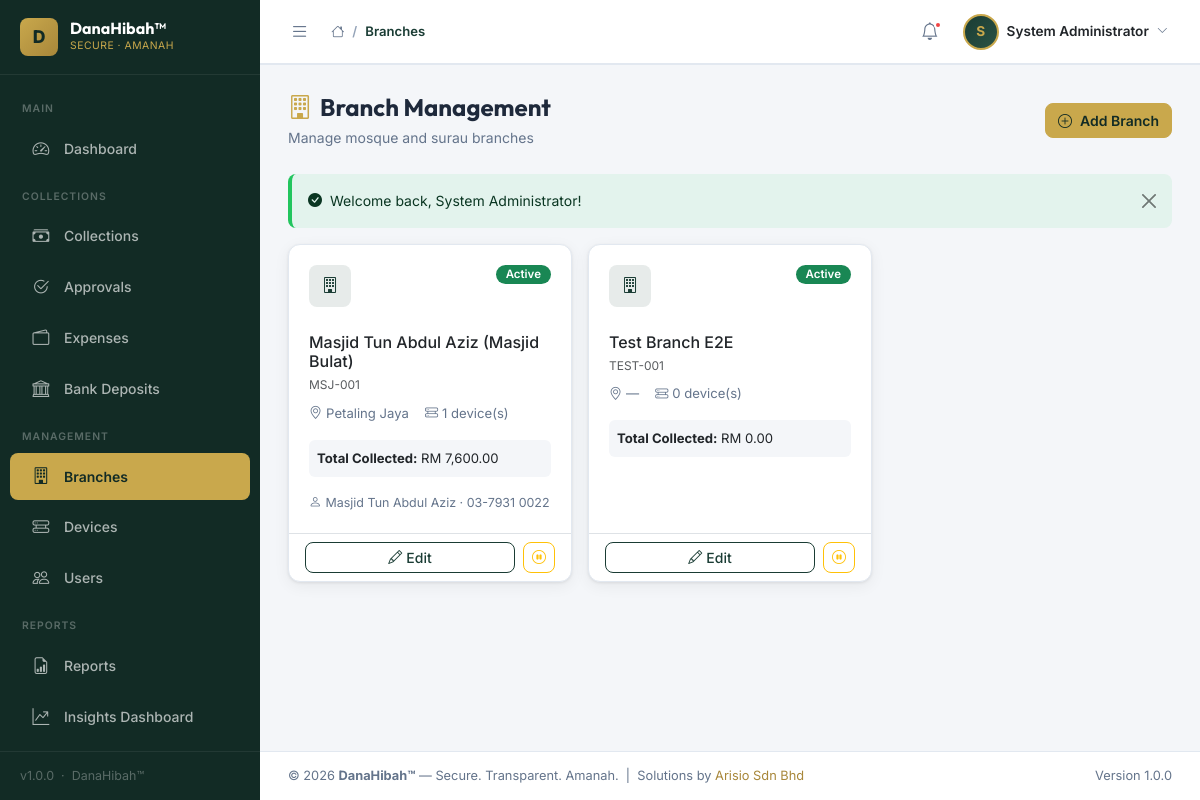
Screenshot of /modules/branches/index.php (signed in) with the database file from the repository.
### tables this page shows
CREATE TABLE IF NOT EXISTS `branches` (
  `id` int(10) unsigned NOT NULL AUTO_INCREMENT,
  `name` varchar(200) NOT NULL,
  `code` varchar(20) DEFAULT NULL,
  `type` enum('masjid','surau','wakaf','ngo','other') DEFAULT 'masjid',
  `address` text DEFAULT NULL,
  `city` varchar(100) DEFAULT NULL,
  `state` varchar(100) DEFAULT NULL,
  `postcode` varchar(10) DEFAULT NULL,
  `pic_name` varchar(150) DEFAULT NULL,
  `pic_phone` varchar(20) DEFAULT NULL,
  `pic_email` varchar(150) DEFAULT NULL,
  `status` enum('active','inactive') DEFAULT 'active',
  `created_by` int(10) unsigned DEFAULT NULL,
  `updated_by` int(10) unsigned DEFAULT NULL,
  `created_at` datetime DEFAULT current_timestamp(),
  `updated_at` datetime DEFAULT current_timestamp() ON UPDATE current_timestamp(),
  `deleted_at` datetime DEFAULT NULL,
  PRIMARY KEY (`id`),
  UNIQUE KEY `code` (`code`)
);

### includes/auth.php (called while the page is built, shortened)
<?php
require_once __DIR__ . '/functions.php';
function is_super_admin() {
    return isset($_SESSION['user_role']) && $_SESSION['user_role'] == 1 && empty($_SESSION['user_branch_id']);
}
function is_admin() {
    return isset($_SESSION['user_role']) && $_SESSION['user_role'] == 1;
}

### modules/branches/index.php (the view, shortened to what this page needs)
<?php
require_once __DIR__ . '/../../includes/db_connect.php';
require_once __DIR__ . '/../../includes/functions.php';
require_once __DIR__ . '/../../includes/auth.php';
$branches = db_fetch_all($conn,
    "SELECT b.*, (SELECT COUNT(*) FROM devices d WHERE d.branch_id=b.id AND d.deleted_at IS NULL) AS device_count,
            (SELECT COALESCE(SUM(amount),0) FROM collections c WHERE c.branch_id=b.id AND c.deleted_at IS NULL) AS total_collected
     FROM branches b WHERE b.deleted_at IS NULL AND " . get_branch_filter('b.', 'id') . " ORDER BY b.name",
    '', []);
include INCLUDES_PATH . 'header.php';
?>
<div class="page-header d-flex align-items-center justify-content-between flex-wrap gap-3">
    <div>
        <h1 class="page-title"><i class="bi bi-building me-2" style="color:var(--gold);"></i>Branch Management</h1>
        <p class="page-subtitle">Manage mosque and surau branches</p>
    </div>
    <button class="btn btn-gold" data-bs-toggle="modal" data-bs-target="#addBranchModal">
        <i class="bi bi-plus-circle me-2"></i>Add Branch
    </button>
</div>
<div class="row g-3 mb-4">
    <?php foreach ($branches as $b): ?>
    <div class="col-md-6 col-lg-4">
        <div class="card h-100">
            <div class="card-body">
                <div class="d-flex justify-content-between align-items-start mb-3">
                    <div class="stat-icon green" style="width:42px;height:42px;font-size:1rem;">
                        <i class="bi bi-building"></i>
                    </div>
                    <?= status_badge($b['status']) ?>
                </div>
                <h6 class="fw-700 mb-1"><?= e($b['name']) ?></h6>
                <?php if ($b['code']): ?>
                <div style="font-size:.75rem;" class="text-muted mb-2"><?= e($b['code']) ?></div>
                <?php endif; ?>
                <div class="d-flex gap-3 mb-3" style="font-size:.82rem;color:var(--text-muted);">
                    <span><i class="bi bi-geo-alt me-1"></i><?= e($b['city'] ?: '—') ?></span>
                    <span><i class="bi bi-hdd-rack me-1"></i><?= (int)$b['device_count'] ?> device(s)</span>
                </div>
                <div class="p-2 rounded mb-3" style="background:var(--bg);font-size:.82rem;">
                    <strong>Total Collected:</strong> <?= format_money($b['total_collected']) ?>
                </div>
                <?php if ($b['pic_name']): ?>
                <div style="font-size:.78rem;color:var(--text-muted);">
                    <i class="bi bi-person me-1"></i><?= e($b['pic_name']) ?>
                    <?php if ($b['pic_phone']): ?> &middot; <?= e($b['pic_phone']) ?><?php endif; ?>
                </div>
                <?php endif; ?>
            </div>
            <div class="card-footer bg-transparent border-top py-2 d-flex gap-2">
                <a href="edit.php?id=<?= (int)$b['id'] ?>" class="btn btn-sm btn-outline-primary flex-fill">
                    <i class="bi bi-pencil me-1"></i>Edit
                </a>
                <?php if (is_admin()): ?>
                <a href="toggle_status.php?id=<?= (int)$b['id'] ?>&csrf=<?= csrf_token() ?>"
                   class="btn btn-sm btn-outline-<?= $b['status']==='active'?'warning':'success' ?>"
                   title="<?= $b['status']==='active'?'Deactivate':'Activate' ?>">
                    <i class="bi bi-<?= $b['status']==='active'?'pause-circle':'play-circle' ?>"></i>
                </a>
                <?php endif; ?>
            </div>
        </div>
    </div>
    <?php endforeach; ?>
</div>
<?php
include INCLUDES_PATH . 'footer.php';
?>

### includes/functions.php (shortened to what this page needs)
<?php
function e($str) {
    return htmlspecialchars((string)$str, ENT_QUOTES, 'UTF-8');
}
function csrf_token() {
    return $_SESSION['csrf_token'];
}
function get_flash() {
    if (!empty($_SESSION['flash'])) {
        $flash = $_SESSION['flash'];
        return $flash;
    }
    return null;
}
function show_flash() {
    $flash = get_flash();
    if ($flash) {
        $type = $flash['type'];
        $icon = match($type) {
            'success' => 'bi-check-circle-fill',
            'danger'  => 'bi-x-circle-fill',
            'warning' => 'bi-exclamation-triangle-fill',
            default   => 'bi-info-circle-fill'
        };
        echo '<div class="alert alert-' . e($type) . ' alert-dismissible fade show d-flex align-items-center gap-2 flash-message" role="alert">';
        echo '<i class="bi ' . e($icon) . '"></i>';
        echo '<span>' . e($flash['message']) . '</span>';
        echo '<button type="button" class="btn-close" data-bs-dismiss="alert"></button>';
        echo '</div>';
    }
}
function db_query($conn, $sql, $types = '', $params = []) {
    $stmt = mysqli_prepare($conn, $sql);
    mysqli_stmt_execute($stmt);
    return $stmt;
}
function db_fetch_all($conn, $sql, $types = '', $params = []) {
    $stmt = db_query($conn, $sql, $types, $params);
    $result = mysqli_stmt_get_result($stmt);
    $rows = [];
    while ($row = mysqli_fetch_assoc($result)) {
        $rows[] = $row;
    }
    return $rows;
}
function format_money($amount, $currency = 'RM') {
    return $currency . ' ' . number_format((float)$amount, 2);
}
function status_badge($status) {
    $map = [
        'active'    => ['success', 'Active'],
        'inactive'  => ['secondary', 'Inactive'],
        'pending'   => ['warning', 'Pending'],
        'approved'  => ['success', 'Approved'],
        'rejected'  => ['danger', 'Rejected'],
        'collected' => ['info', 'Collected'],
        'verified'  => ['primary', 'Verified'],
        'banked'    => ['success', 'Banked'],
        'online'    => ['success', 'Online'],
        'offline'   => ['danger', 'Offline'],
        'tampered'  => ['danger', 'Tampered'],
    ];
    $s = strtolower($status);
    [$cls, $label] = $map[$s] ?? ['secondary', ucfirst($s)];
    return '<span class="badge bg-' . $cls . '">' . $label . '</span>';
}
function get_branch_filter($prefix = '', $column = 'branch_id') {
    if (is_super_admin() || is_management()) {
        return " 1=1 ";
    }
    $branch_id = (int)($_SESSION['user_branch_id'] ?? 0);
    return " {$prefix}{$column} = $branch_id ";
}

### assets/css/style.css (style rules this page uses)
:root { --primary: #1A3C34; --primary-dark: #122B25; --primary-light: #2A5244; --gold: #C9A84C; --gold-light: #E8C96C; --gold-dark: #A8873A; --white: #FFFFFF; --bg: #F4F6F9; --surface: #FFFFFF; --surface-2: #F8FAFB; --border: #E2E8F0; --text: #1E293B; --text-muted: #64748B; --text-light: #94A3B8; --success: #22C55E; --danger: #EF4444; --warning: #F59E0B; --info: #3B82F6; --sidebar-w: 260px; --sidebar-w-sm: 70px; --topbar-h: 64px; --radius: 12px; --radius-sm: 8px; --shadow: 0 1px 3px rgba(0,0,0,.08), 0 4px 16px rgba(0,0,0,.06); --shadow-md: 0 4px 24px rgba(0,0,0,.12); --transition: all .2s ease; --font: 'Inter', sans-serif; }
*, *::before, *::after { box-sizing: border-box; }
html { scroll-behavior: smooth; }
body { font-family: var(--font); background: var(--bg); color: var(--text); font-size: .9375rem; line-height: 1.6; margin: 0; overflow-x: hidden; }
a { color: var(--primary); text-decoration: none; transition: var(--transition); }
.page-header { margin-bottom: 24px; }
.page-title { font-family: 'Outfit', sans-serif; font-size: 1.5rem; font-weight: 700; color: var(--text); margin: 0 0 4px; line-height: 1.3; }
.page-subtitle { font-size: .875rem; color: var(--text-muted); margin: 0; }
.card { background: var(--surface); border: 1px solid var(--border); border-radius: var(--radius); box-shadow: var(--shadow); }
.card-body { padding: 20px; }
.stat-icon { width: 40px; height: 40px; border-radius: var(--radius-sm); display: flex; align-items: center; justify-content: center; font-size: 1.1rem; margin-bottom: 10px; }
.stat-icon.green { background: rgba(26,60,52,.1); color: var(--primary); }
.btn { font-weight: 500; border-radius: var(--radius-sm); font-size: .875rem; transition: var(--transition); }
.btn-gold { background: var(--gold); border-color: var(--gold); color: var(--primary-dark); font-weight: 600; }
.btn-outline-primary { color: var(--primary); border-color: var(--primary); }
.badge { font-size: .72rem; font-weight: 600; padding: 4px 10px; border-radius: 20px; }
.alert { border: none; border-radius: var(--radius-sm); font-size: .875rem; border-left: 4px solid; }
.alert-success { border-left-color: var(--success); background: rgba(34,197,94,.08); }

### rows the page displays
branches: name "Masjid Tun Abdul Aziz (Masjid Bulat)", code "MSJ-001", city "Petaling Jaya", device_count "1", total_collected "RM 7,600.00", pic_name "Masjid Tun Abdul Aziz", pic_phone "03-7931 0022"
branches: name "Test Branch E2E", code "TEST-001", city "—", device_count "0", total_collected "RM 0.00"

### other values shown
APP_VERSION "1.0.0"
APP_NAME "DanaHibah™"
$crumb['label'] "Branches"
$initials "S"
$user_name "System Administrator"
$flash['message'] "Welcome back, System Administrator!"
